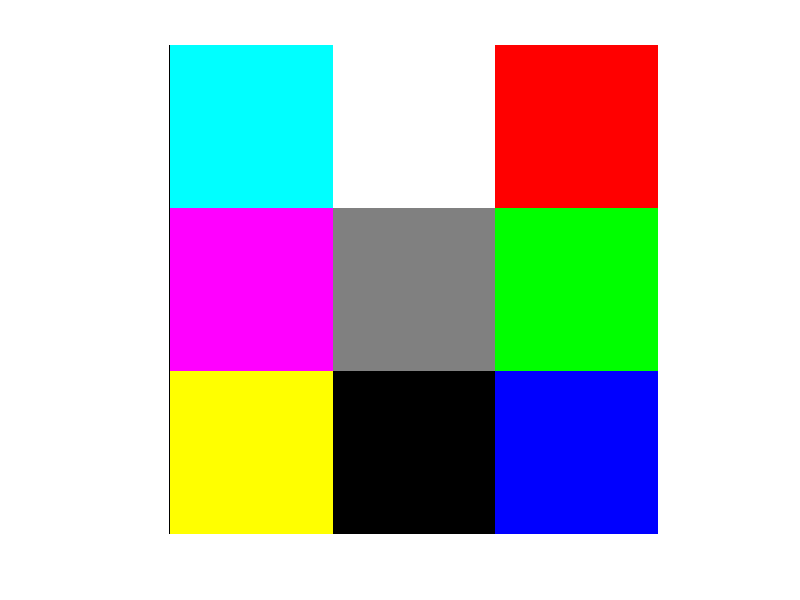

This figure's MATLAB source:
RGB(:,:,1)=[0, 255, 255;
            255, 128, 0;
            255, 0, 0]
RGB(:,:,2)=[255, 255, 0;
                    0, 128, 255;
                        255, 0, 0]
RGB(:,:,3)=[255, 255, 0;
                        255, 128, 0;
                        0, 0, 255]

figure(1)
# imshow(RGB/255,'initialmagnification','fit')

rgb=uint8(RGB)
imshow(rgb,'initialmagnification','fit')